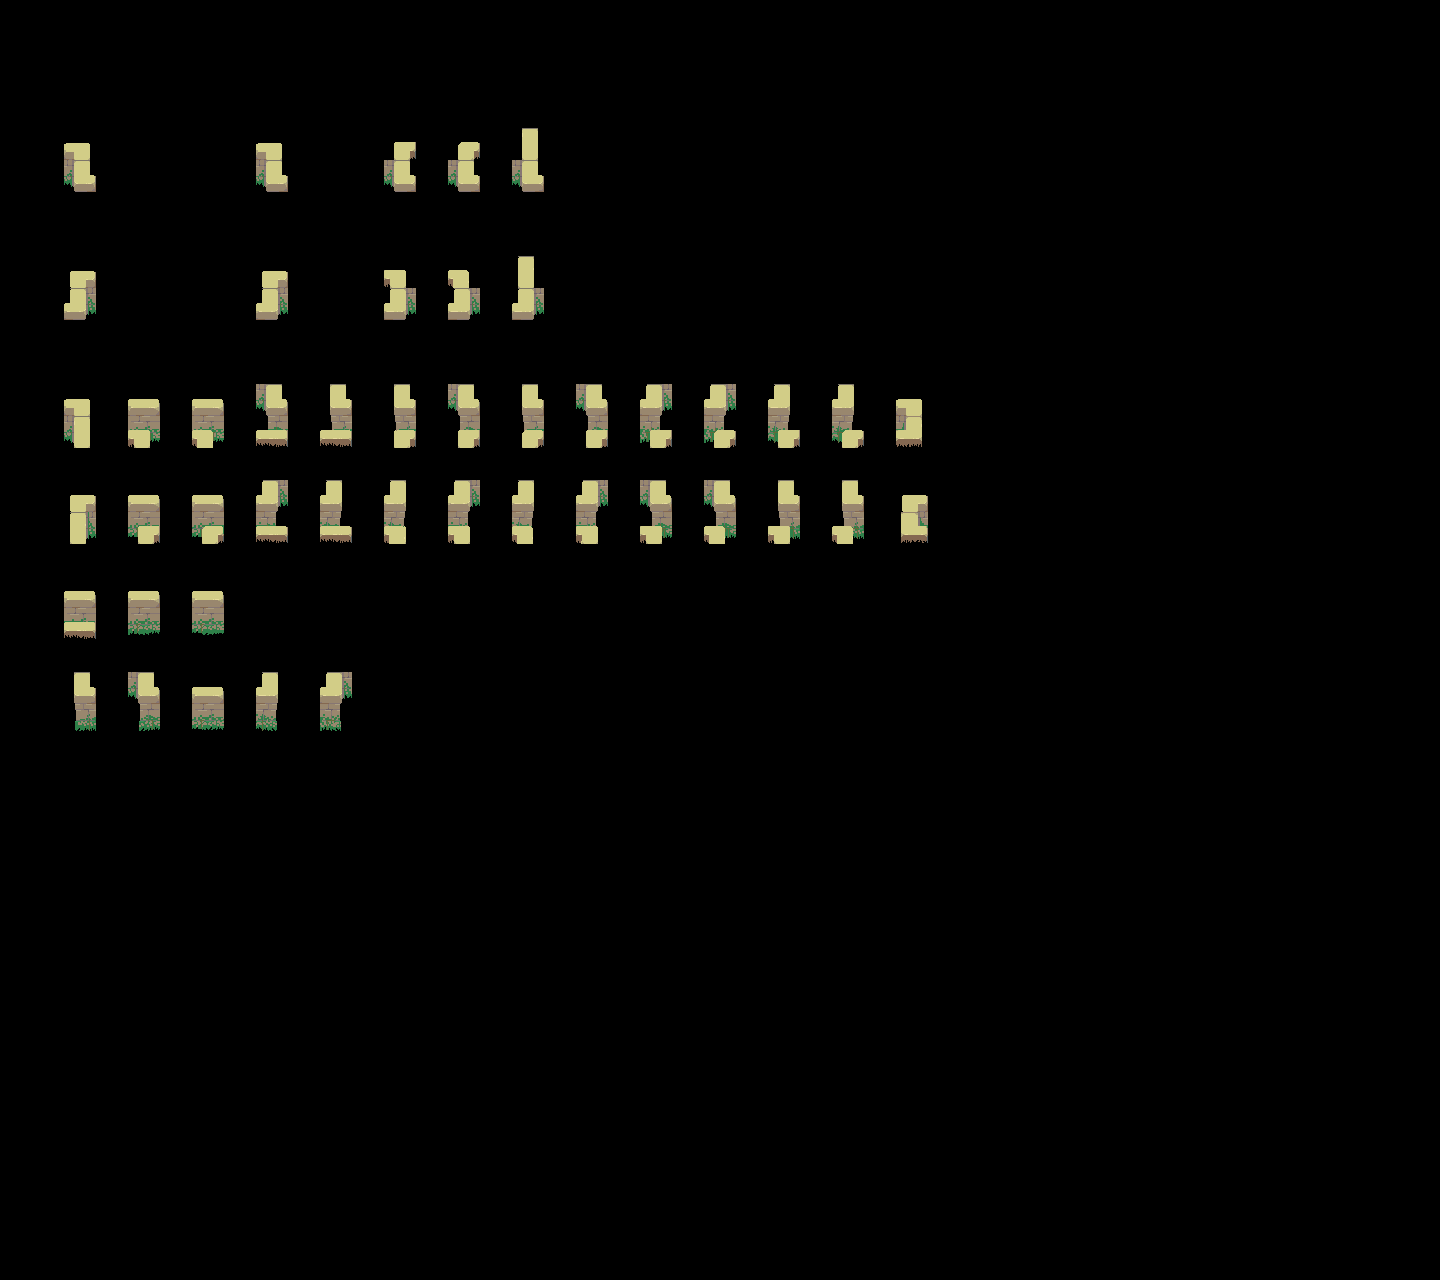

Below is a game level as drawn by its tile map, then a one-line description and the .tmx that defines it (tile-layer data replaced by summaries):
An orthogonal 45x40 tile map with 32x32 px tiles, 3 tile layers (input_wall-8, regions_output, output_wall-8), 1 hidden layer not drawn.

<map version="1.9" tiledversion="1.9.0" orientation="orthogonal" renderorder="right-down" width="45" height="40" tilewidth="32" tileheight="32" infinite="0" nextlayerid="8" nextobjectid="1">
 <tileset firstgid="1" source="wall.tsx" />
 <layer id="4" name="regions_input" width="45" height="40" visible="0">
  <data>[1800 cells, 92 non-empty, 1 distinct tile ids]</data>
 </layer>
 <layer id="1" name="input_wall-8" width="45" height="40">
  <properties>
   <property name="StrictEmpty" type="bool" value="true" />
  </properties>
  <data>[1800 cells, 87 non-empty, 18 distinct tile ids]</data>
 </layer>
 <layer id="5" name="regions_output" width="45" height="40">
  <data>[1800 cells, 48 non-empty, 1 distinct tile ids]</data>
 </layer>
 <layer id="3" name="output_wall-8" width="45" height="40">
  <data>[1800 cells, 48 non-empty, 36 distinct tile ids]</data>
 </layer>
</map>